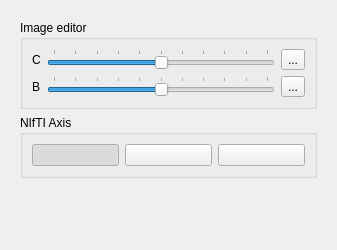
<?xml version="1.0" encoding="UTF-8"?>
<ui version="4.0">
 <class>ControlsWidget</class>
 <widget class="QWidget" name="ControlsWidget">
  <property name="geometry">
   <rect>
    <x>0</x>
    <y>0</y>
    <width>337</width>
    <height>250</height>
   </rect>
  </property>
  <property name="sizePolicy">
   <sizepolicy hsizetype="Expanding" vsizetype="Expanding">
    <horstretch>0</horstretch>
    <verstretch>0</verstretch>
   </sizepolicy>
  </property>
  <property name="windowTitle">
   <string>Form</string>
  </property>
  <layout class="QGridLayout" name="gridLayout">
   <item row="0" column="0">
    <widget class="QScrollArea" name="scrollArea_2">
     <property name="frameShape">
      <enum>QFrame::NoFrame</enum>
     </property>
     <property name="lineWidth">
      <number>0</number>
     </property>
     <property name="horizontalScrollBarPolicy">
      <enum>Qt::ScrollBarAlwaysOff</enum>
     </property>
     <property name="sizeAdjustPolicy">
      <enum>QAbstractScrollArea::AdjustToContentsOnFirstShow</enum>
     </property>
     <property name="widgetResizable">
      <bool>true</bool>
     </property>
     <widget class="QWidget" name="scrollAreaWidgetContents_2">
      <property name="geometry">
       <rect>
        <x>0</x>
        <y>0</y>
        <width>319</width>
        <height>232</height>
       </rect>
      </property>
      <layout class="QGridLayout" name="gridLayout_11">
       <item row="1" column="0">
        <widget class="QGroupBox" name="groupBoxEditor">
         <property name="title">
          <string>Image editor</string>
         </property>
         <layout class="QGridLayout" name="gridLayout_5">
          <item row="0" column="0">
           <layout class="QGridLayout" name="gridLayout_8">
            <item row="2" column="0">
             <widget class="QLabel" name="labelBrightness">
              <property name="text">
               <string>B</string>
              </property>
             </widget>
            </item>
            <item row="0" column="1">
             <widget class="QSlider" name="horizontalSliderContrast">
              <property name="minimum">
               <number>-100</number>
              </property>
              <property name="maximum">
               <number>100</number>
              </property>
              <property name="orientation">
               <enum>Qt::Horizontal</enum>
              </property>
              <property name="invertedAppearance">
               <bool>false</bool>
              </property>
              <property name="invertedControls">
               <bool>false</bool>
              </property>
              <property name="tickPosition">
               <enum>QSlider::TicksAbove</enum>
              </property>
              <property name="tickInterval">
               <number>20</number>
              </property>
             </widget>
            </item>
            <item row="0" column="3">
             <widget class="QToolButton" name="resetContrast">
              <property name="text">
               <string>...</string>
              </property>
             </widget>
            </item>
            <item row="0" column="0">
             <widget class="QLabel" name="labelContrast">
              <property name="text">
               <string>C</string>
              </property>
             </widget>
            </item>
            <item row="2" column="3">
             <widget class="QToolButton" name="resetBrightness">
              <property name="text">
               <string>...</string>
              </property>
             </widget>
            </item>
            <item row="2" column="1">
             <widget class="QSlider" name="horizontalSliderBrightness">
              <property name="minimum">
               <number>-100</number>
              </property>
              <property name="maximum">
               <number>100</number>
              </property>
              <property name="tracking">
               <bool>true</bool>
              </property>
              <property name="orientation">
               <enum>Qt::Horizontal</enum>
              </property>
              <property name="invertedControls">
               <bool>false</bool>
              </property>
              <property name="tickPosition">
               <enum>QSlider::TicksAbove</enum>
              </property>
              <property name="tickInterval">
               <number>20</number>
              </property>
             </widget>
            </item>
           </layout>
          </item>
         </layout>
        </widget>
       </item>
       <item row="5" column="0">
        <widget class="QGroupBox" name="groupBoxNiftiAxis">
         <property name="title">
          <string>NIfTI Axis</string>
         </property>
         <property name="flat">
          <bool>true</bool>
         </property>
         <layout class="QHBoxLayout" name="horizontalLayout_4">
          <item>
           <widget class="QPushButton" name="pushButtonAxial">
            <property name="toolTip">
             <string>&lt;html&gt;&lt;head/&gt;&lt;body&gt;&lt;p&gt;Axial&lt;/p&gt;&lt;/body&gt;&lt;/html&gt;</string>
            </property>
            <property name="text">
             <string/>
            </property>
            <property name="icon">
             <iconset resource="../qrs/resources.qrc">
              <normaloff>:/icons/icons/axial.png</normaloff>:/icons/icons/axial.png</iconset>
            </property>
            <property name="iconSize">
             <size>
              <width>48</width>
              <height>48</height>
             </size>
            </property>
            <property name="checkable">
             <bool>true</bool>
            </property>
            <property name="checked">
             <bool>true</bool>
            </property>
            <property name="autoExclusive">
             <bool>true</bool>
            </property>
            <property name="flat">
             <bool>false</bool>
            </property>
           </widget>
          </item>
          <item>
           <widget class="QPushButton" name="pushButtonCoronal">
            <property name="toolTip">
             <string>&lt;html&gt;&lt;head/&gt;&lt;body&gt;&lt;p&gt;Coronal&lt;/p&gt;&lt;/body&gt;&lt;/html&gt;</string>
            </property>
            <property name="text">
             <string/>
            </property>
            <property name="icon">
             <iconset resource="../qrs/resources.qrc">
              <normaloff>:/icons/icons/coronal.png</normaloff>:/icons/icons/coronal.png</iconset>
            </property>
            <property name="iconSize">
             <size>
              <width>48</width>
              <height>48</height>
             </size>
            </property>
            <property name="checkable">
             <bool>true</bool>
            </property>
            <property name="checked">
             <bool>false</bool>
            </property>
            <property name="autoExclusive">
             <bool>true</bool>
            </property>
            <property name="flat">
             <bool>false</bool>
            </property>
           </widget>
          </item>
          <item>
           <widget class="QPushButton" name="pushButtonSagittal">
            <property name="toolTip">
             <string>&lt;html&gt;&lt;head/&gt;&lt;body&gt;&lt;p&gt;Sagittal&lt;/p&gt;&lt;/body&gt;&lt;/html&gt;</string>
            </property>
            <property name="text">
             <string/>
            </property>
            <property name="icon">
             <iconset resource="../qrs/resources.qrc">
              <normaloff>:/icons/icons/sagittal.png</normaloff>:/icons/icons/sagittal.png</iconset>
            </property>
            <property name="iconSize">
             <size>
              <width>48</width>
              <height>48</height>
             </size>
            </property>
            <property name="checkable">
             <bool>true</bool>
            </property>
            <property name="checked">
             <bool>false</bool>
            </property>
            <property name="autoExclusive">
             <bool>true</bool>
            </property>
            <property name="flat">
             <bool>false</bool>
            </property>
           </widget>
          </item>
         </layout>
        </widget>
       </item>
       <item row="7" column="0">
        <spacer name="verticalSpacer">
         <property name="orientation">
          <enum>Qt::Vertical</enum>
         </property>
         <property name="sizeHint" stdset="0">
          <size>
           <width>20</width>
           <height>40</height>
          </size>
         </property>
        </spacer>
       </item>
      </layout>
      <zorder>groupBoxEditor</zorder>
      <zorder>groupBoxNiftiAxis</zorder>
      <zorder>verticalSpacer</zorder>
     </widget>
    </widget>
   </item>
  </layout>
 </widget>
 <resources>
  <include location="../qrs/resources.qrc"/>
 </resources>
 <connections/>
</ui>
